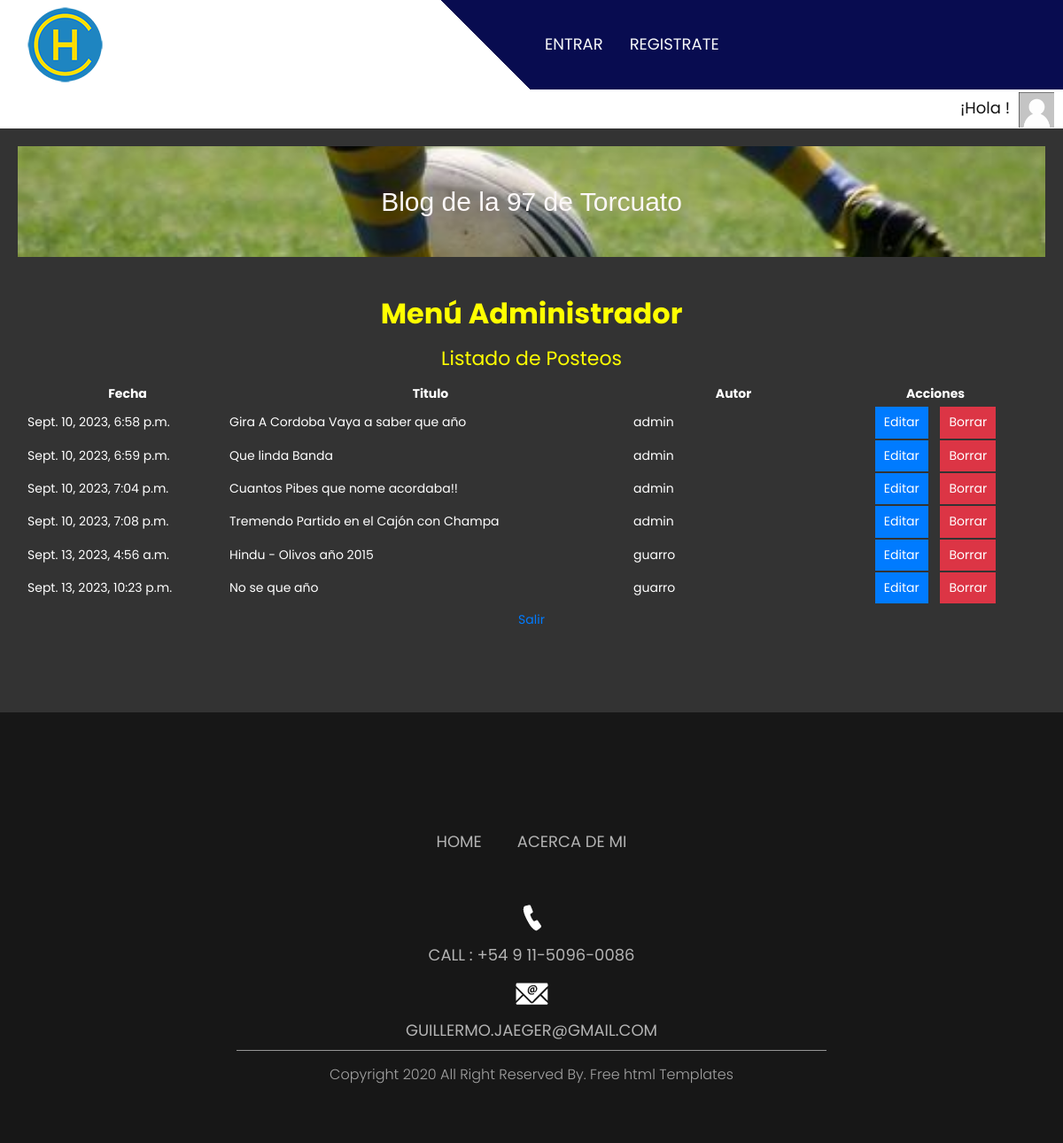
Page /administrador/adminposteolistar/ on the earlier database version.
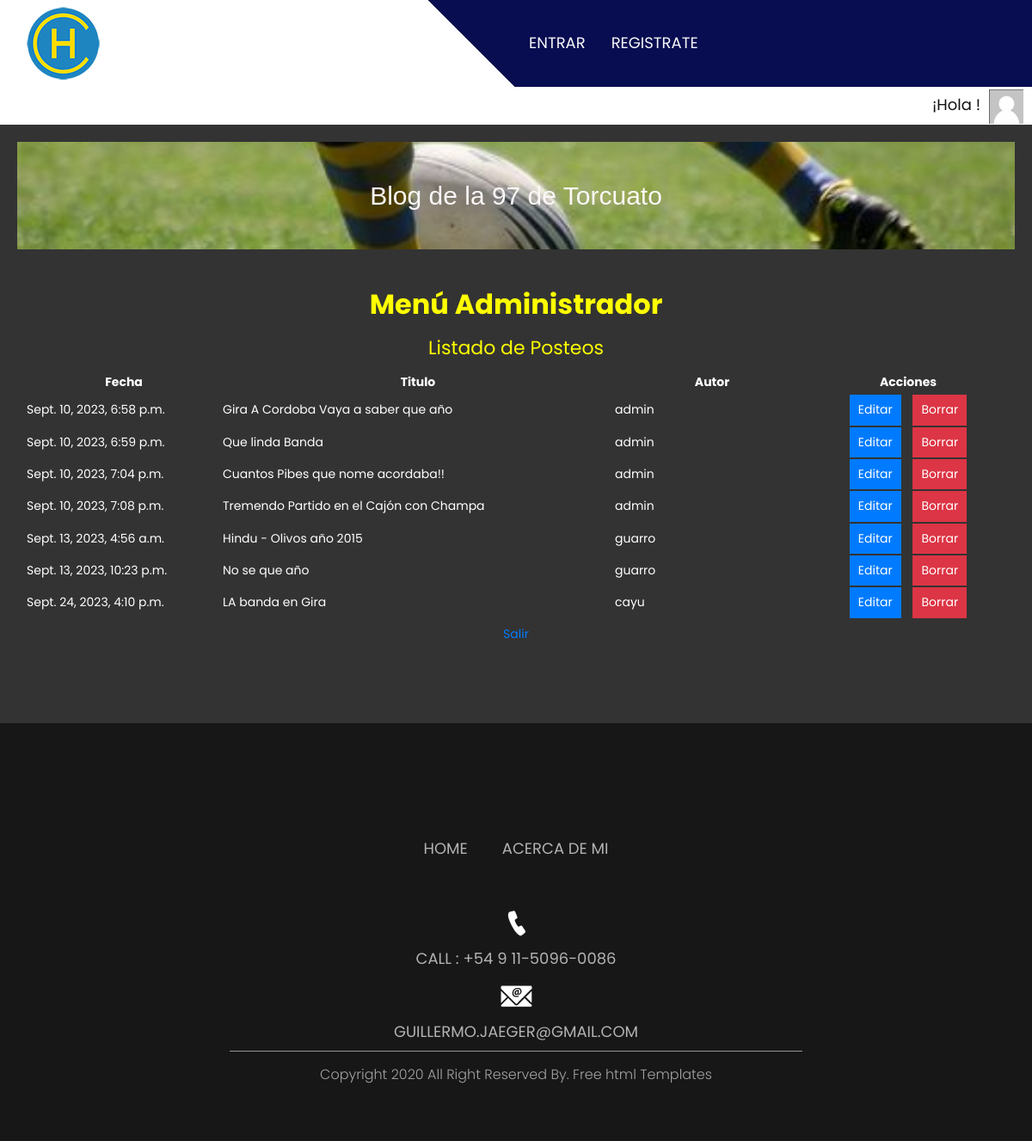
Same page on the later database version.
### Entradas/models.py (models this page shows, shortened)
class Entrada(models.Model):
    titulo = models.CharField(max_length=160)
    subtitulo = models.CharField(max_length=150)
    contenido = models.TextField()
    fecha = models.DateTimeField(auto_now_add=True)
    autor = models.ForeignKey(User, on_delete=models.CASCADE)
    imagen = models.ImageField(upload_to='img/')  # Debes configurar la carga de archivos estáticos

### administrador/views.py (the view)
# urls.py: path('administrador/adminposteolistar/', views.adminposteoLista, name='adminposteolista'),
def adminposteoLista(request):
    avatar= obtenerAvatar(request)
    posteos = Entrada.objects.all()     #.order_by('-fecha')
    num_posteos = len(posteos)
    adminposteolista_url = reverse('administrador:adminposteolista')      # Crea la URL para redireccionar
    return render(request, 'administrador/adminposteolistar.html', {'adminposteolista_url': adminposteolista_url, 'posteos': posteos, 'num_posteos': num_posteos,  "avatar": avatar})

### Inicio/views.py (called while the page is built)
def obtenerAvatar(request):
    avatares=Avatar.objects.filter(user=request.user.id)
    if len(avatares)!=0:
        return avatares[0].imagen.url
    else:
        return "/media/avatars/avatarpordefecto.png"

### templates/administrador/adminposteolistar.html (shortened to what this page needs)
{% extends "padre.html" %}
{% load static %}
{% block contenido-principal %}
<html>
<head>
</head>
<body>
    <div class="container" style="background-color: #333;">
        <div class="row justify-content-center align-items-center" style="min-height: 10vh;">
            <h2 class="most_text" style="text-align: center; color: yellow;">Menú Administrador</h2>
            <h2 style="text-align: center; color: yellow;">Listado de Posteos</h2>
        </div>
    </div>
    <div class="container" style="background-color: #333;">
        <div class="row justify-content-center align-items-center" style="min-height: 30vh;">
            <table style="width: 100%; margin: 0 auto; color: rgb(255, 255, 255);">
                <thead>
                  <tr>
                    <th style="width: 20%; text-align: center;">Fecha</th>
                    <th style="width: 40%; text-align: center;">Titulo</th>
                    <th style="width: 20%; text-align: center;">Autor</th>
                    <th style="width: 20%; text-align: center;">Acciones</th>
                  </tr>
                </thead>
                <tbody>
                  {% for posteo in posteos %}
                  <tr>
                    <td style="text-align: left;">{{ posteo.fecha }}</td>
                    <td style="text-align: left;">{{ posteo.titulo }}</td>
                    <td style="text-align: left;">{{ posteo.autor }}</td>
                    <td style="text-align: center;">
                      <a href="{% url 'administrador:adminposteoeditar' posteo.id %}" style="background-color: #007bff; color: white; padding: 5px 10px; text-decoration: none; margin-right: 10px; display: inline-block;">Editar</a>
                      <form method="post" action="{% url 'administrador:adminposteoeliminar' posteo.id %}" style="display: inline-block;">
                        <button type="submit" style="background-color: #dc3545; color: white; padding: 5px 10px; text-decoration: none; border: none;">Borrar</button>
                      </form>
                    </td>
                  </tr>
                  {% endfor %}
                </tbody>
              </table>
        </div>
    </div>
</body>
<a href="{% url 'administrador:administrador' %}" style="color: #007bff; text-decoration: none; margin-top: 5px; display: block; text-align: center;">Salir</a>
</html>
{% endblock %}

### templates/padre.html (shortened to what this page needs)
<!DOCTYPE html>
<html lang="en">
   <head>
      {% load static %}
      <!DOCTYPE html>
      <link rel="stylesheet" type="text/css" href="{% static 'css/bootstrap.min.css' %}">
      <link rel="stylesheet" type="text/css" href="{% static 'css/style.css' %}">
      <link rel="stylesheet" href="{% static 'css/responsive.css' %}">
      <link rel="stylesheet" href="{% static 'css/jquery.mCustomScrollbar.min.css' %}">
      <link rel="stylesheet" href="https://netdna.bootstrapcdn.com/font-awesome/4.0.3/css/font-awesome.css">
      <link rel="stylesheet" href="{% static 'css/owl.carousel.min.css' %}">
      <link rel="stylesheet" href="https://cdnjs.cloudflare.com/ajax/libs/fancybox/2.1.5/jquery.fancybox.min.css" media="screen">
   </head>
   <body>
      <div class="header_section">
         <div class="container-fluid header_main">
            <nav class="navbar navbar-expand-lg navbar-light bg-light">
               <a class="logo" href="{% url 'inicio' %}"><img src="{% static 'images/logo.png' %}"></a>
               <div class="collapse navbar-collapse" id="navbarSupportedContent">
                  <ul class="navbar-nav mr-auto">
                     {% if user.is_authenticated %}
                     <li class="nav-item">
                        <a class="nav-link" href="{% url 'inicio' %}">Home</a>
                     </li>
                     <li class="nav-item">
                        <a class="nav-link" href="{% url 'Mensajes:ver_mensajes' %}">Mensajes</a>
                     </li>
                     <li class="nav-item">
                        <a class="nav-link" href="{% url 'Entradas:entradalista' %}">Blog</a>
                     </li>
                     <li class="nav-item">
                        <a class="nav-link" href="{% url 'usuarioeditar' %}">Mi Perfil</a>
                     </li>
                     <li class="nav-item">
                        <a class="nav-link" href="{% url 'logout' %}">logout</a>
                     </li>
                     {% if user.is_superuser %}
                     <li class="nav-item">
                       <a class="nav-link" href="{% url 'administrador:administrador' %}">admin</a>
                     </li>
                   {% endif %}
                     {% else %}
                     <li class="nav-item">
                        <a class="nav-link" href="{% url 'login' %}">Entrar</a>
                     </li>
                     <li class="nav-item">
                        <a class="nav-link" href="{% url 'register' %}">Registrate</a>
                     </li>
                     {% endif %}
                  </ul>
               </div>
            </nav>
         </div>
</head>
<div style="display: flex; justify-content: flex-end;">
   <div style="flex: 1; text-align: right; max-width: 94%; margin-top: 7px;">
      <h3>¡Hola {{ user.username }}!</h3>
   </div>
   <div style="flex: 2; text-align: center; max-width: 5%;">
      <img src="{{ avatar }}" alt="" style="width: 40px; height: 40px; margin-top: 3px;">
  </div>
</div>
         <header>
            <div class="foto">  <p>Blog de la 97 de Torcuato</p>    </div>
         </header>
      </div>
{% block contenido-principal %}
{% endblock %}
<div class="about_section layout_padding">
   <div class="container">
      <div class="row">
         <div class="col-lg-8 col-sm-12">
         </div>
         <div class="col-lg-4 col-sm-12">
         </div>
      </div>
   </div>
</div>
      <div class="footer_section layout_padding">
         <div class="container">
            <div class="footer_logo"><a href="{% url 'inicio' %}">
            <div class="footer_menu">
               <ul>
                  <li><a href="{% url 'inicio' %}">Home</a></li>
                  <li><a href="{% url 'about' %}">Acerca de Mi</a></li>
               </ul>
            </div>
            <div class="contact_menu">
               <ul>
                  <li><a href="#"><img src="{% static 'images/call-icon.png' %}"></a></li>
                  <li><a href="#">Call : +54 9 11-5096-0086</a></li>
                  <li><a href="#"><img src="{% static 'images/mail-icon.png' %}"></a></li>
                  <li><a href="#">guillermo.jaeger@gmail.com</a></li>
               </ul>
            </div>
         </div>
      </div>
      <div class="copyright_section">
         <div class="container">
            <p class="copyright_text">Copyright 2020 All Right Reserved By.<a href="https://html.design"> Free  html Templates</a></p>
         </div>
      </div>
   </body>
</html>

### static/css/style.css (style rules this page uses)
* { box-sizing: border-box !important; transition: ease all 0.5s; }
html { scroll-behavior: smooth; }
body { color: #666666; font-size: 14px; font-family: Poppins; line-height: 1.80857; font-weight: normal; overflow-x: hidden; }
a { color: #1f1f1f; text-decoration: none !important; outline: none !important; -webkit-transition: all .3s ease-in-out; -moz-transition: all .3s ease-in-out; -ms-transition: all .3s ease-in-out; -o-transition: all .3s ease-in-out; transition: all .3s ease-in-out; }
h1, h2, h3, h4, h5, h6 { letter-spacing: 0; font-weight: normal; position: relative; padding: 0 0 10px 0; font-weight: normal; line-height: normal; color: #111111; margin: 0 }
h2 { font-size: 22px }
h3 { font-size: 18px }
*, *::after, *::before { -webkit-box-sizing: border-box; -moz-box-sizing: border-box; box-sizing: border-box; }
ul, li, ol { margin: 0px; padding: 0px; list-style: none; }
p { margin: 20px; font-weight: 300; font-size: 15px; line-height: 24px; }
a { color: #222222; text-decoration: none; outline: none !important; }
a, .btn { text-decoration: none !important; outline: none !important; -webkit-transition: all .3s ease-in-out; -moz-transition: all .3s ease-in-out; -ms-transition: all .3s ease-in-out; -o-transition: all .3s ease-in-out; transition: all .3s ease-in-out; }
img { max-width: 100%; height: auto; }
button { border: 0; margin: 0; padding: 0; cursor: pointer; }
.layout_padding { padding-top: 90px; padding-bottom: 0px; }
.bg-light { background-color: transparent!important; }
.header_section { background-image: url(../images/banner-bg.png); height: auto; background-size: 100%; width: 100%; float: left; height: auto; background-size: 100%; background-repeat: no-repeat; margin-top: 0px; }
.header_main { background: linear-gradient(45deg, transparent 46%, #080c50 46%); }
.logo { width: 50%; float: left; }
.navbar-expand-lg .navbar-nav .nav-link { padding-right: 15px; padding-left: 15px; font-size: 18px; color: #f8f9fa; text-transform: uppercase; }
.about_section { width: 100%; float: left; padding-top: 90px; }
.most_text { width: 100%; float: left; font-size: 32px; color: #1a1a1a; padding-top: 20px; font-weight: bold; }
.footer_section { width: 100%; float: left; background-color: #171717; height: auto; padding-bottom: 50px; }
.footer_logo { width: 100%; float: left; text-align: center; }
.footer_menu { width: 100%; float: left; text-align: center; padding-top: 40px; }
.footer_menu ul { margin: 0px; padding: 0px; display: inline-block; text-align: center; }
.footer_menu li { float: left; font-size: 18px; color: #b3b3b3; padding: 0px 20px; text-transform: uppercase; }
.footer_menu li a { color: #b3b3b3; }
.contact_menu { width: 100%; float: left; text-align: center; padding-top: 40px; }
.contact_menu ul { margin: 0px; padding: 0px; display: inline-block; text-align: center; }
.contact_menu li { float: initial; font-size: 18px; color: #b3b3b3; padding: 5px 20px; text-transform: uppercase; text-align: center; }
.contact_menu li a { color: #b3b3b3; }
.copyright_section { width: 100%; float: left; background-color: #171717; height: auto; }
.copyright_text { width: 60%; margin: 0 auto; font-size: 16px; text-align: center; color: #a3a3a3; border-top: 1px solid #969696; padding: 15px 0px; }
.copyright_text a { color: #a3a3a3; }

### templates/padre.html (style rules this page uses)
header { margin-top: 0; }

### templates/administrador/adminposteolistar.html (style rules this page uses)
body { background-color: #333; }

Differences in the rows shown:
added Entrada: fecha "Sept. 24, 2023, 4:10 p.m.", titulo "LA banda en Gira", autor "cayu"
